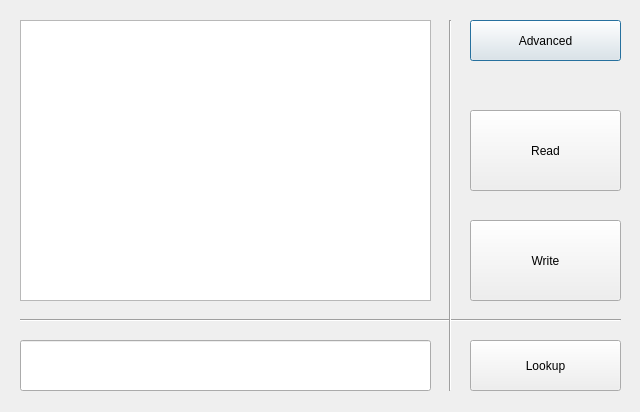
<?xml version="1.0" encoding="UTF-8"?>
<ui version="4.0">
 <class>Dialog</class>
 <widget class="QDialog" name="Dialog">
  <property name="geometry">
   <rect>
    <x>0</x>
    <y>0</y>
    <width>640</width>
    <height>412</height>
   </rect>
  </property>
  <property name="windowTitle">
   <string>CardEditor</string>
  </property>
  <widget class="QStackedWidget" name="stackedWidget">
   <property name="geometry">
    <rect>
     <x>0</x>
     <y>-10</y>
     <width>641</width>
     <height>411</height>
    </rect>
   </property>
   <widget class="QWidget" name="basicPage">
    <widget class="Line" name="line">
     <property name="geometry">
      <rect>
       <x>20</x>
       <y>320</y>
       <width>601</width>
       <height>21</height>
      </rect>
     </property>
     <property name="orientation">
      <enum>Qt::Horizontal</enum>
     </property>
    </widget>
    <widget class="Line" name="line_2">
     <property name="geometry">
      <rect>
       <x>440</x>
       <y>30</y>
       <width>21</width>
       <height>371</height>
      </rect>
     </property>
     <property name="orientation">
      <enum>Qt::Vertical</enum>
     </property>
    </widget>
    <widget class="QPlainTextEdit" name="statusEdit">
     <property name="geometry">
      <rect>
       <x>20</x>
       <y>30</y>
       <width>411</width>
       <height>281</height>
      </rect>
     </property>
    </widget>
    <widget class="QLineEdit" name="userEdit">
     <property name="geometry">
      <rect>
       <x>20</x>
       <y>350</y>
       <width>411</width>
       <height>51</height>
      </rect>
     </property>
    </widget>
    <widget class="QPushButton" name="advancedButton">
     <property name="geometry">
      <rect>
       <x>470</x>
       <y>30</y>
       <width>151</width>
       <height>41</height>
      </rect>
     </property>
     <property name="text">
      <string>Advanced</string>
     </property>
    </widget>
    <widget class="QPushButton" name="readButton">
     <property name="geometry">
      <rect>
       <x>470</x>
       <y>120</y>
       <width>151</width>
       <height>81</height>
      </rect>
     </property>
     <property name="text">
      <string>Read</string>
     </property>
    </widget>
    <widget class="QPushButton" name="writeButton">
     <property name="geometry">
      <rect>
       <x>470</x>
       <y>230</y>
       <width>151</width>
       <height>81</height>
      </rect>
     </property>
     <property name="text">
      <string>Write</string>
     </property>
    </widget>
    <widget class="QPushButton" name="lookupButton">
     <property name="geometry">
      <rect>
       <x>470</x>
       <y>350</y>
       <width>151</width>
       <height>51</height>
      </rect>
     </property>
     <property name="text">
      <string>Lookup</string>
     </property>
    </widget>
   </widget>
   <widget class="QWidget" name="advancedPage">
    <widget class="QPushButton" name="basicButton">
     <property name="geometry">
      <rect>
       <x>470</x>
       <y>30</y>
       <width>151</width>
       <height>41</height>
      </rect>
     </property>
     <property name="text">
      <string>Basic</string>
     </property>
    </widget>
    <widget class="QPlainTextEdit" name="userstatusEdit">
     <property name="geometry">
      <rect>
       <x>20</x>
       <y>310</y>
       <width>411</width>
       <height>91</height>
      </rect>
     </property>
     <property name="readOnly">
      <bool>true</bool>
     </property>
    </widget>
    <widget class="Line" name="line_3">
     <property name="geometry">
      <rect>
       <x>20</x>
       <y>290</y>
       <width>601</width>
       <height>16</height>
      </rect>
     </property>
     <property name="orientation">
      <enum>Qt::Horizontal</enum>
     </property>
    </widget>
    <widget class="QLineEdit" name="lookupEdit">
     <property name="geometry">
      <rect>
       <x>470</x>
       <y>310</y>
       <width>151</width>
       <height>30</height>
      </rect>
     </property>
    </widget>
    <widget class="QPushButton" name="lookupuserButton">
     <property name="geometry">
      <rect>
       <x>470</x>
       <y>350</y>
       <width>151</width>
       <height>51</height>
      </rect>
     </property>
     <property name="text">
      <string>Lookup User</string>
     </property>
    </widget>
    <widget class="QPlainTextEdit" name="statusEdit_2">
     <property name="geometry">
      <rect>
       <x>20</x>
       <y>70</y>
       <width>411</width>
       <height>161</height>
      </rect>
     </property>
     <property name="readOnly">
      <bool>true</bool>
     </property>
    </widget>
    <widget class="Line" name="line_4">
     <property name="geometry">
      <rect>
       <x>440</x>
       <y>30</y>
       <width>20</width>
       <height>371</height>
      </rect>
     </property>
     <property name="orientation">
      <enum>Qt::Vertical</enum>
     </property>
    </widget>
    <widget class="QLineEdit" name="track1Edit">
     <property name="geometry">
      <rect>
       <x>20</x>
       <y>260</y>
       <width>131</width>
       <height>30</height>
      </rect>
     </property>
    </widget>
    <widget class="QLineEdit" name="track2Edit">
     <property name="geometry">
      <rect>
       <x>160</x>
       <y>260</y>
       <width>131</width>
       <height>30</height>
      </rect>
     </property>
    </widget>
    <widget class="QLineEdit" name="track3Edit">
     <property name="geometry">
      <rect>
       <x>300</x>
       <y>260</y>
       <width>131</width>
       <height>30</height>
      </rect>
     </property>
    </widget>
    <widget class="QLabel" name="label">
     <property name="geometry">
      <rect>
       <x>30</x>
       <y>240</y>
       <width>77</width>
       <height>20</height>
      </rect>
     </property>
     <property name="text">
      <string>Track 1</string>
     </property>
    </widget>
    <widget class="QLabel" name="label_2">
     <property name="geometry">
      <rect>
       <x>170</x>
       <y>240</y>
       <width>77</width>
       <height>20</height>
      </rect>
     </property>
     <property name="text">
      <string>Track 2</string>
     </property>
    </widget>
    <widget class="QLabel" name="label_3">
     <property name="geometry">
      <rect>
       <x>310</x>
       <y>240</y>
       <width>77</width>
       <height>20</height>
      </rect>
     </property>
     <property name="text">
      <string>Track 3</string>
     </property>
    </widget>
    <widget class="QPushButton" name="resetButton">
     <property name="geometry">
      <rect>
       <x>470</x>
       <y>80</y>
       <width>151</width>
       <height>41</height>
      </rect>
     </property>
     <property name="text">
      <string>Reset</string>
     </property>
    </widget>
    <widget class="QPushButton" name="eraseButton">
     <property name="geometry">
      <rect>
       <x>470</x>
       <y>130</y>
       <width>151</width>
       <height>41</height>
      </rect>
     </property>
     <property name="text">
      <string>Erase</string>
     </property>
    </widget>
    <widget class="QPushButton" name="readtracksButton">
     <property name="geometry">
      <rect>
       <x>470</x>
       <y>180</y>
       <width>151</width>
       <height>51</height>
      </rect>
     </property>
     <property name="text">
      <string>Read Tracks</string>
     </property>
    </widget>
    <widget class="QPushButton" name="writetracksButton">
     <property name="geometry">
      <rect>
       <x>470</x>
       <y>240</y>
       <width>151</width>
       <height>51</height>
      </rect>
     </property>
     <property name="text">
      <string>Write Tracks</string>
     </property>
    </widget>
    <widget class="QLineEdit" name="deviceEdit">
     <property name="geometry">
      <rect>
       <x>20</x>
       <y>30</y>
       <width>271</width>
       <height>30</height>
      </rect>
     </property>
    </widget>
    <widget class="QPushButton" name="deviceButton">
     <property name="geometry">
      <rect>
       <x>310</x>
       <y>30</y>
       <width>121</width>
       <height>31</height>
      </rect>
     </property>
     <property name="text">
      <string>Set Device</string>
     </property>
    </widget>
   </widget>
  </widget>
 </widget>
 <resources/>
 <connections/>
</ui>
